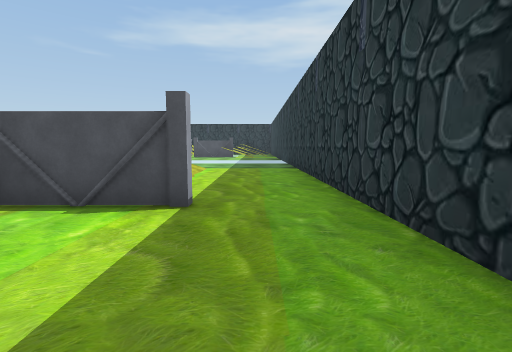
view 1 (above)

24 first-person views from a walk through a Unity game level. The camera is 1.3 m above the floor, tilts 6° down and sees 85° across. The floor is counted in squares, 2 m on a side. Each view is taken from the middle of a square. On the plan, view 1 faces up. The plan holds only what a view shows up to about 9 squares ahead; the rest is blank. Some surface patterns are stand-ins.

view 2
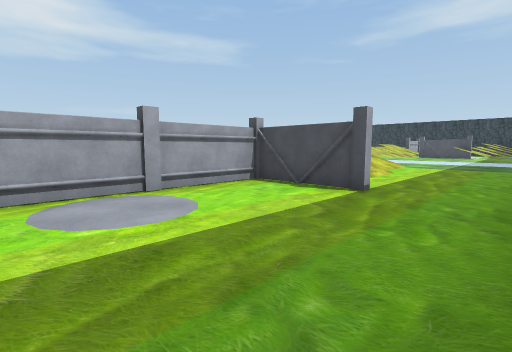

view 3
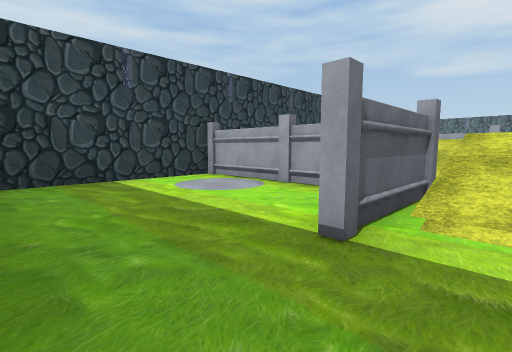

view 4
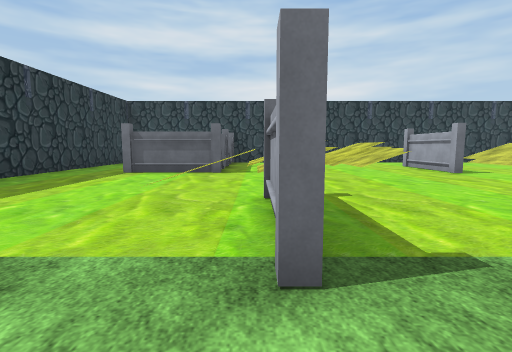

view 5
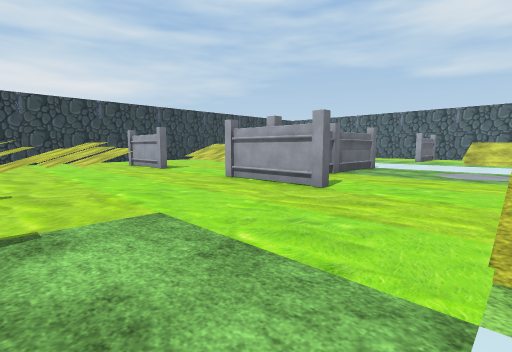

view 6
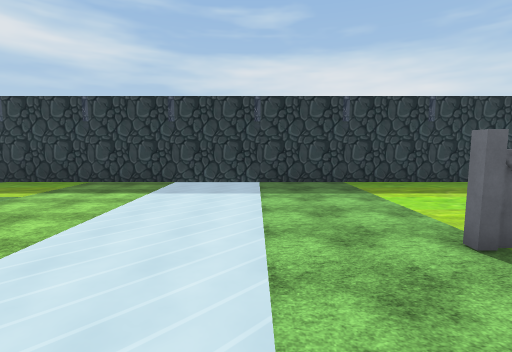

view 7
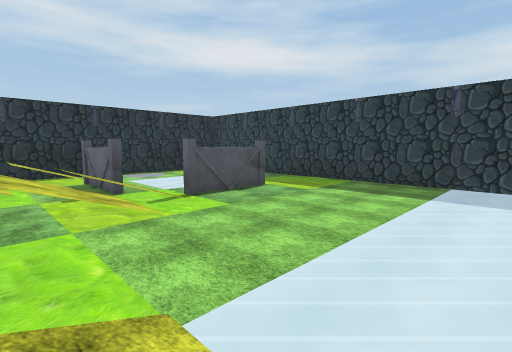

view 8
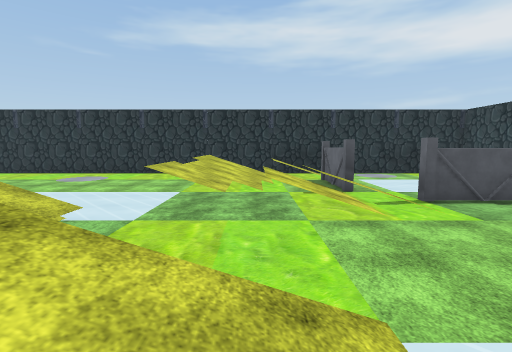

view 9
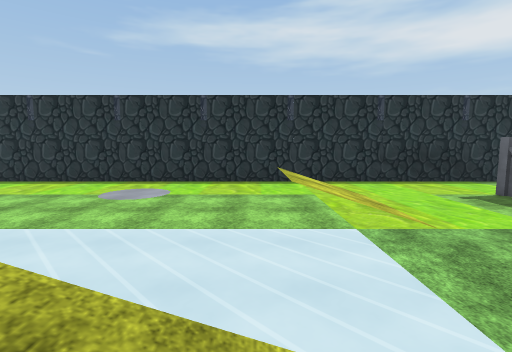

view 10
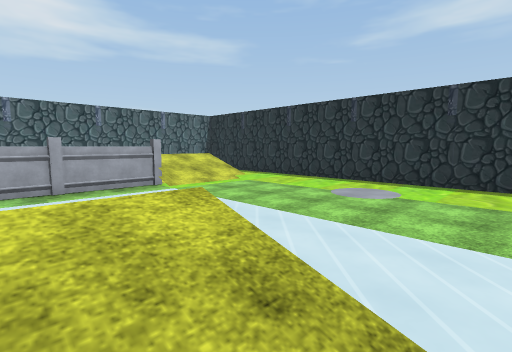

view 11
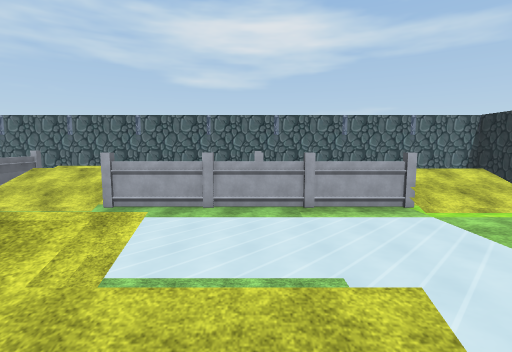

view 12
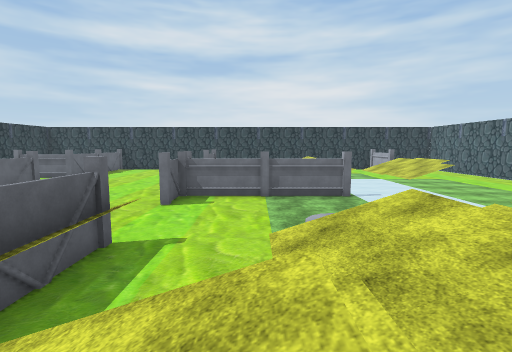

view 13
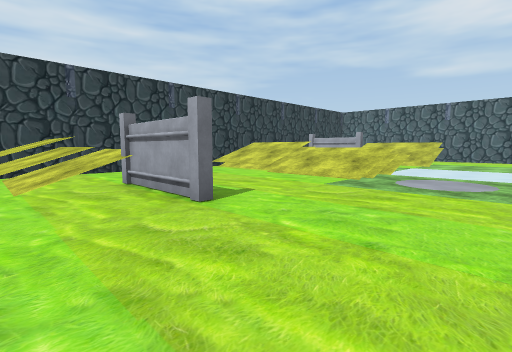

view 14
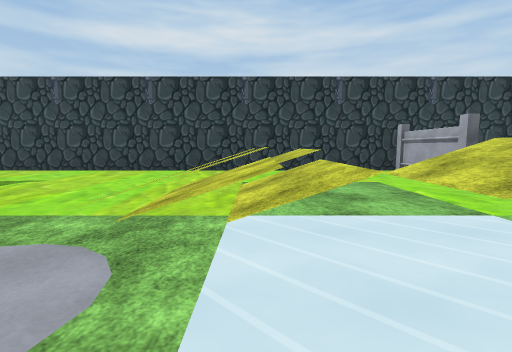

view 15
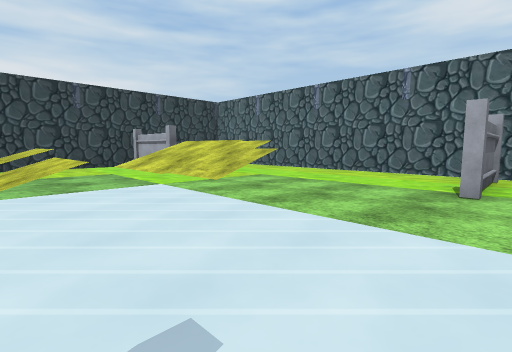

view 16
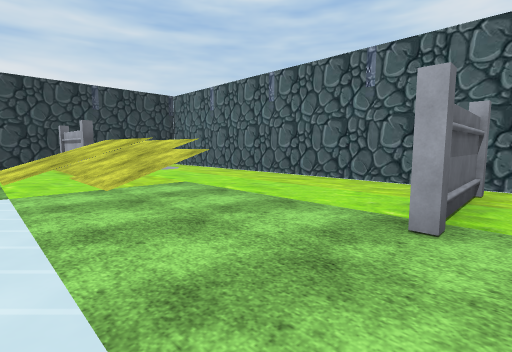

view 17
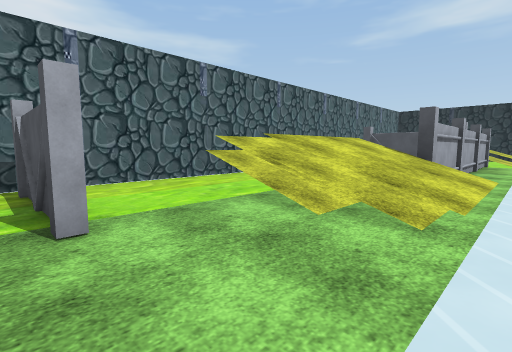

view 18
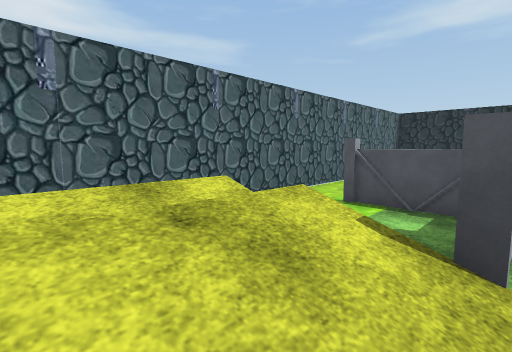

view 19
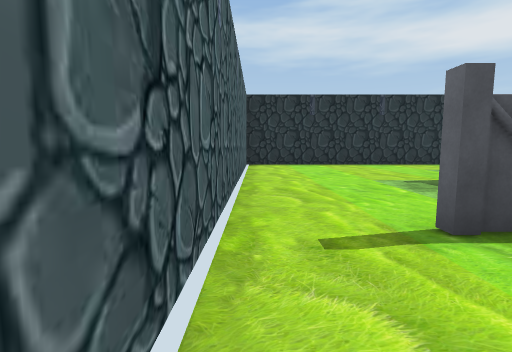

view 20
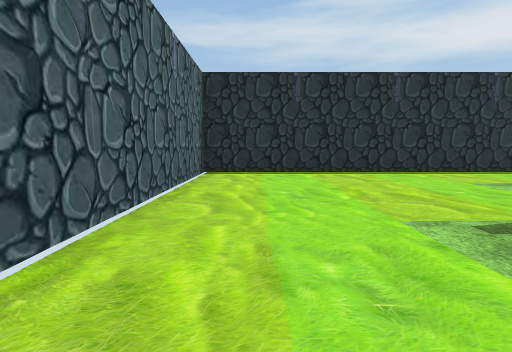

view 21
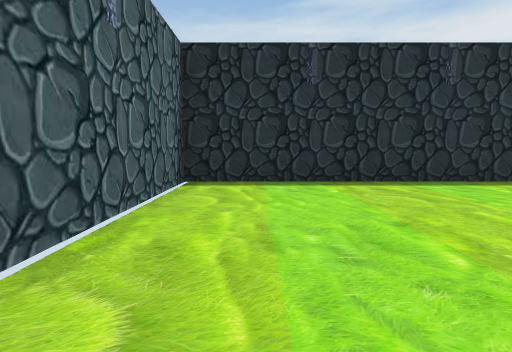

view 22
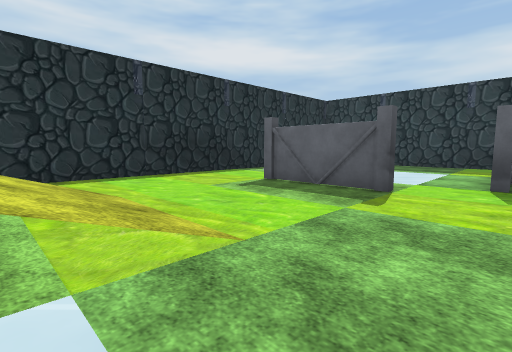

view 23
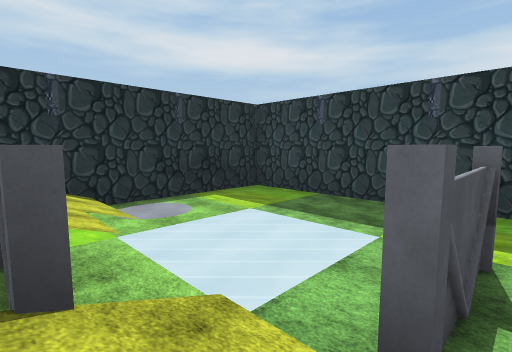

view 24
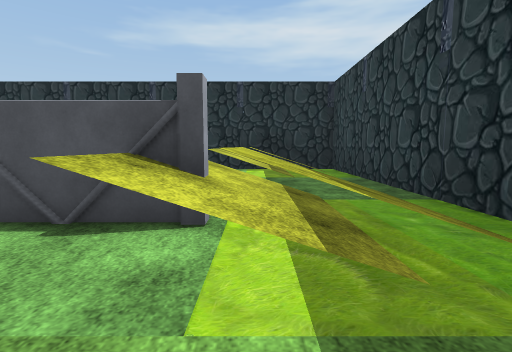

### Floor plan
Key: @ floor where view 1 was taken; # wall or solid block; . main floor; : floor 0.5 m higher than the main floor; + floor 0.75 m higher than the main floor; * floor 1 m higher than the main floor; % floor 1.25 m higher than the main floor; & floor 1.5 m higher than the main floor; / step, stairs or slope; = window, fence, low wall or low ledge; ^ raised ledge.
Columns run from 22 left of view 1 to 2 right of it. Each row starts with its distance up from view 1.
 24 #########################
 23 #...............^//.^%/.#
 22 #...............^ /.^///#
 21 #...............^//.^///#
 20 #..^///......^%+.#.  ...#
 19 #..^///......^%+.#.  ...#
 18 #....#..........^//.^///#
 17 #....#.      ...^//#^///#
 16 #....#.   ///...///.....#
 15 #..###.   ///...........#
 14 #....#. .////...........#
 13 #.  .#. ^// .^//........#
 12 #  ..#. ^///.^ /        #
 11 #..///. .....^//........#
 10 #..///. ................#
  9 #...... ................#
  8 #...... .....#....#.....#
  7 #.##... .#####....#.....#
  6 #...... ...........///..#
  5 #...... ..........^///..#
  4 #.................^///..#
  3 #..//// ///..#./=%:#=#..#
  2 #..////////..#./=  #....#
  1 #../#//////..#&/  =#....#
  0 #.  #..////..^&*   #..@.
 -1     #..%///..^     #....
 -2   ##############   #####

Positions as (right, up) in squares from view 1, and headings:
1: (0, 0), facing up
2: (1, -1), facing up-left
3: (1, 4), facing down-left
4: (-4, 10), facing down
5: (-5, 11), facing down-left
6: (-7, 11), facing right
7: (-7, 12), facing up-right
8: (-7, 12), facing up
9: (-10, 15), facing up
10: (-10, 15), facing up-left
11: (-11, 15), facing left
12: (-11, 15), facing down
13: (-7, 6), facing down-left
14: (-14, 6), facing down
15: (-14, 8), facing down-left
16: (-16, 8), facing down-left
17: (-16, 7), facing up-left
18: (-17, 10), facing up-left
19: (-21, 13), facing up
20: (-20, 16), facing up
21: (-20, 18), facing up
22: (-9, 17), facing up-right
23: (-5, 17), facing up-right
24: (-1, 15), facing up
